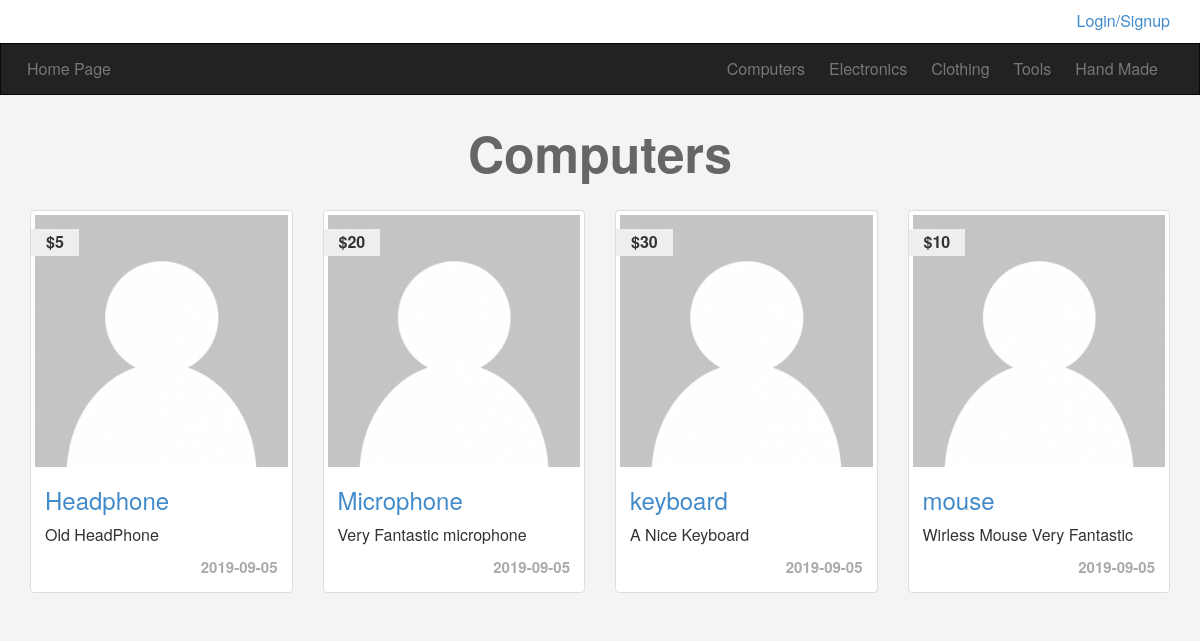
The app's page /categories.php?catid=9 with its own data.
### tables this page shows
CREATE TABLE `categories` (
  `category_id` int(11) NOT NULL,
  `category_name` varchar(255) NOT NULL,
  `description` text NOT NULL,
  `parent` int(11) NOT NULL,
  `ordering` int(11) DEFAULT NULL,
  `visibility` tinyint(4) NOT NULL DEFAULT '0',
  `allow_comment` tinyint(4) NOT NULL DEFAULT '0',
  `allow_ads` tinyint(4) NOT NULL DEFAULT '0'
);

CREATE TABLE `items` (
  `item_id` int(11) NOT NULL,
  `item_name` varchar(255) NOT NULL,
  `description` text NOT NULL,
  `price` varchar(255) NOT NULL,
  `date` date NOT NULL,
  `country_made` varchar(255) NOT NULL,
  `image` varchar(255) NOT NULL,
  `status` varchar(255) NOT NULL,
  `rating` varchar(255) NOT NULL,
  `approve` tinyint(4) NOT NULL DEFAULT '0',
  `category_id` int(11) NOT NULL,
  `member_id` int(11) NOT NULL
);

### init.php (called while the page is built, shortened)
<?php
    $tmbl = 'includes/templates/';
    $func = 'includes/functions/';
    $css  = 'theme/css/';
    include 'admin/connection.php';
    include $func . 'functions.php';
    include $tmbl . 'header.php';
?>

### includes/functions/functions.php (called while the page is built, shortened)
<?php
    function getAll ($select, $table, $where = NULL, $and = NULL, $orderby, $ordering = 'DESC') {
        global $conn;
        $stmt = $conn->prepare("SELECT $select FROM $table $where $and ORDER BY $orderby $ordering");
        $stmt->execute();
        $All = $stmt->fetchAll();
        return $All;
    }

### categories.php (the view, shortened to what this page needs)
<?php
    include 'init.php';
    $catid = isset($_GET['catid']) && is_numeric($_GET['catid']) ? $_GET['catid'] : 0;
    $stmt = $conn->prepare("SELECT * FROM categories WHERE category_id = ?");
    $stmt->execute(array($catid));
    $count = $stmt->rowCount();
    if($count > 0) {
    $cat = $stmt->fetch();
?>
<setion>
    <div class="container">
        <div class="row">
            <h1 class="text-center"><?php echo $cat['category_name'] ?></h1>
            <?php
                $items = getAll("*", "items", "where category_id = $catid", "and approve = 1", "item_id");
                foreach($items as $item) {
            ?>
            <div class="col-sm-6 col-md-3">
                <div class="item-box thumbnail">
                    <div>
                        <img src="item.png" class="img-responsive">
                    </div>
                    <div class="info">
                        <p class='price'><?php echo $item['price'] ?></p>
                        <h3><a href="items.php?itemid=<?php echo $item['item_id'] ?>"><?php echo $item['item_name'] ?></a></h3>
                        <p><?php echo $item['description'] ?></p>
                        <p class=date><?php echo $item['date'] ?></p>
                    </div>
                </div>
            </div>
            <?php } ?>
        </div>
    </div>
</setion>
<?php
    } else {
        echo "<div class='alert alert-danger'>This Is Not ID</div>";
    }
    include $tmbl . 'footer.php';
?>

### includes/templates/header.php (shortened to what this page needs)
<!DOCTYPE html>
<html>
    <head>
        <link rel="stylesheet" href="<?php echo $css ?>bootstrap.css">
        <link rel="stylesheet" href="<?php echo $css ?>font-awesome.min.css">
        <link rel="stylesheet" href="<?php echo $css ?>front.css">
    </head>
    <body>
        <div class="upper-bar">
            <div class="container">
                <?php
                    if (isset($_SESSION['user'])) {
                ?>
                <div class="dropdown pull-right">
                  <button class="btn btn-default dropdown-toggle" type="button" id="dropdownMenu1" data-toggle="dropdown" aria-haspopup="true" aria-expanded="true">
                        <img src="item.png" class="img-circle">
                        <?php echo $_SESSION['user'] ?>
                    <span class="caret"></span>
                  </button>
                  <ul class="dropdown-menu" aria-labelledby="dropdownMenu1">
                    <li><a href="profile.php">My Profile</a></li>
                    <li><a href="newad.php">Add Item</a></li>
                    <li><a href="logout.php">Logout</a></li>
                  </ul>
                </div>
                <?php
                    } else {
                ?>
                <a href="login.php">
                    <span class="pull-right">Login/Signup</span>
                </a>
                <?php } ?>
            </div>
        </div>
        <nav class="navbar navbar-inverse">
          <div class="container">
            <div class="navbar-header">
              <a class="navbar-brand" href="index.php">Home Page</a>
            </div>
            <div class="collapse navbar-collapse" id="app-nav">
              <ul class="nav navbar-nav navbar-right">
                <?php
                    $cats = getAll("*", "categories", "where parent = 0", "", "category_id", "ASC");
                    foreach($cats as $cat) {
                        echo "<li><a href='categories.php?catid=".$cat['category_id']."'>".$cat['category_name']."</a></li>";
                    }
                ?>
              </ul>
            </div>
          </div>
        </nav>

### theme/css/front.css (style rules this page uses)
body { background: #F4F4F4; font-size: 16px; }
.navbar { border-radius: 0; margin-bottom: 0 }
.navbar-brand { font-size: 1em; padding: 15px 12px; }
.nav > li > a { padding: 15px 12px; }
.upper-bar { background-color: #fff; padding: 10px }
.item-box { position: relative }
.item-box .info { padding: 0 10px }
.item-box .price { position: absolute; top: 18px; left: 0; background-color: #eee; padding: 2px 15px; font-weight: bold }
.item-box .date { color: #aaa; text-align: right; font-weight: bold; font-size: 15px }
h1 { font-size: 50px; color: #666; font-weight: bold; margin: 30px 0 }

### records on screen
categories: category_name "Computers"
categories: category_name "Electronics"
categories: category_name "Clothing"
categories: category_name "Tools"
categories: category_name "Hand Made"
items: price "$5", item_name "Headphone", description "Old HeadPhone", date "2019-09-05"
items: price "$20", item_name "Microphone", description "Very Fantastic microphone", date "2019-09-05"
items: price "$30", item_name "keyboard", description "A Nice Keyboard", date "2019-09-05"
items: price "$10", item_name "mouse", description "Wirless Mouse Very Fantastic", date "2019-09-05"
